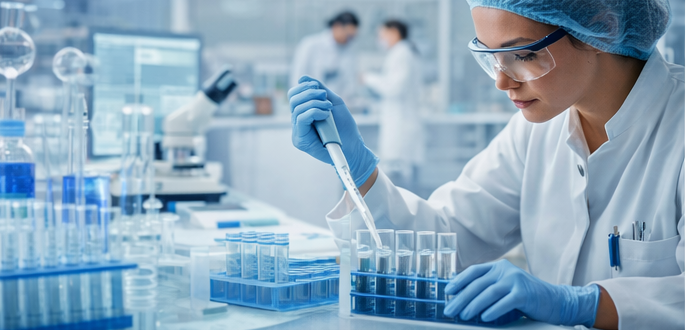
#> input picture CTFs/CTF9/fotos/aetherpharma.png, 700 x 330 px; its folder holds 6 pictures in this run
$ python analyze_stego.py
#> lines starting #> are read from the running program, lines starting #| are printed output that depends on the picture
#> in analyze_image, img is the input picture: PIL image 700x330 RGB; mean R, G, B 141.5, 169.3, 189.7
#| Dimensões: (700, 330)
#| Modo: RGB
#> the loop in analyze_image, `for channel in ['r', 'g', 'b', 'all']:` made 4 passes
#> pass 1, in analyze_image, `lsb = extract_lsb(img, channel)`:
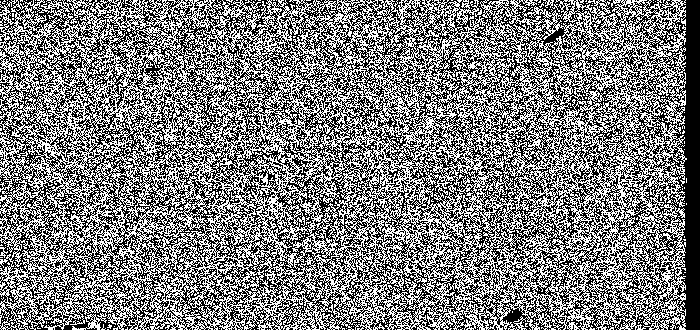
#> lsb: shape (330, 700); values 0 (black) and 1 (white), 49.1% white in thin lines or dots
#> after the loop in analyze_image, `for plane in range(8):`:
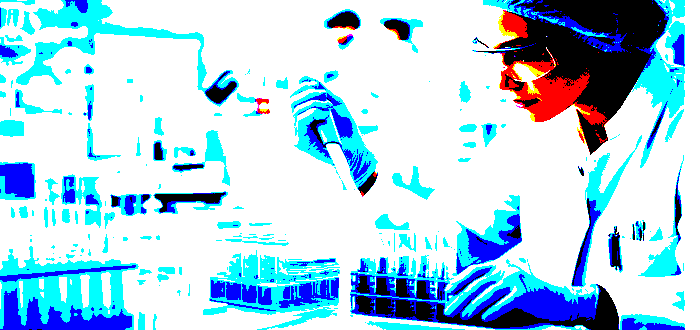
#> bp: shape (330, 700, 3); mean R, G, B 0.679, 0.826, 0.902; drawn with 1 as white
#> call 2 of analyze_image, with filename = 'festas-ano-novo.png'
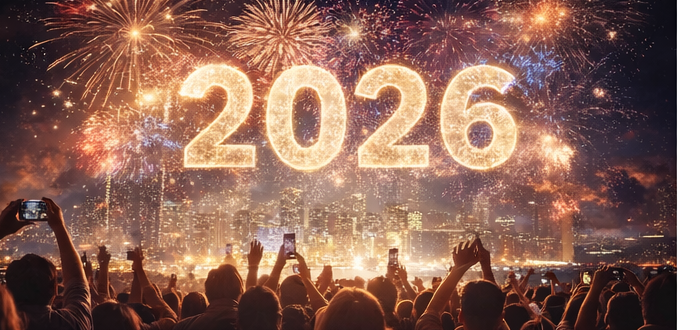
#> input picture CTFs/CTF9/fotos/festas-ano-novo.png, 700 x 330 px
#> in analyze_image, img is the input picture: PIL image 700x330 RGB; mean R, G, B 140.3, 102.4, 89.3
#| Dimensões: (700, 330)
#| Modo: RGB
#> after the loop in analyze_image (call 2), `for channel in ['r', 'g', 'b', 'all']:`:
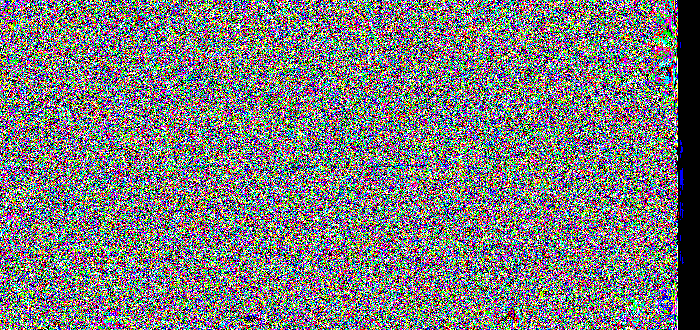
#> lsb: shape (330, 700, 3); mean R, G, B 0.482, 0.485, 0.486; drawn with 1 as white
#> after the loop in analyze_image (call 2), `for plane in range(8):`:
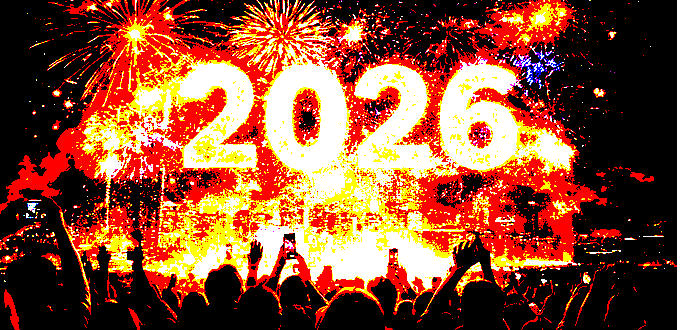
#> bp: shape (330, 700, 3); mean R, G, B 0.562, 0.323, 0.22; drawn with 1 as white
#!/usr/bin/env python3
# -*- coding: utf-8 -*-
"""
Análise Forense Completa de Imagens PNG
CTF - Esteganografia e Dados Ocultos
"""

from PIL import Image
import numpy as np
import binascii
import base64
import re
import sys

def extract_lsb(image, channel='all'):
    """Extrai LSB de uma imagem"""
    img_array = np.array(image)
    if len(img_array.shape) == 2:  # Grayscale
        return img_array & 1
    else:  # RGB/RGBA
        if channel == 'all':
            return img_array[:, :, :3] & 1
        elif channel == 'r':
            return img_array[:, :, 0] & 1
        elif channel == 'g':
            return img_array[:, :, 1] & 1
        elif channel == 'b':
            return img_array[:, :, 2] & 1

def lsb_to_string(lsb_array):
    """Converte array LSB em string"""
    if len(lsb_array.shape) == 3:
        flat = lsb_array.flatten()
    else:
        flat = lsb_array.flatten()

    bits = ''.join([str(b) for b in flat])
    bytes_data = []
    for i in range(0, len(bits), 8):
        if i + 8 <= len(bits):
            byte_val = int(bits[i:i+8], 2)
            bytes_data.append(byte_val)

    try:
        return bytes(bytes_data).decode('utf-8', errors='ignore')
    except:
        return bytes(bytes_data)

def extract_bit_plane(image, plane=0):
    """Extrai um bit plane específico"""
    img_array = np.array(image)
    if len(img_array.shape) == 2:
        return (img_array >> plane) & 1
    else:
        return (img_array[:, :, :3] >> plane) & 1

def xor_images(img1, img2):
    """Faz XOR entre duas imagens"""
    arr1 = np.array(img1.convert('RGB'))
    arr2 = np.array(img2.convert('RGB'))

    if arr1.shape != arr2.shape:
        print(f"AVISO: Imagens têm tamanhos diferentes: {arr1.shape} vs {arr2.shape}")
        min_h = min(arr1.shape[0], arr2.shape[0])
        min_w = min(arr1.shape[1], arr2.shape[1])
        arr1 = arr1[:min_h, :min_w]
        arr2 = arr2[:min_h, :min_w]

    return np.bitwise_xor(arr1, arr2)

def subtract_images(img1, img2):
    """Subtrai img2 de img1"""
    arr1 = np.array(img1.convert('RGB')).astype(np.int16)
    arr2 = np.array(img2.convert('RGB')).astype(np.int16)

    if arr1.shape != arr2.shape:
        min_h = min(arr1.shape[0], arr2.shape[0])
        min_w = min(arr1.shape[1], arr2.shape[1])
        arr1 = arr1[:min_h, :min_w]
        arr2 = arr2[:min_h, :min_w]

    diff = np.abs(arr1 - arr2)
    return np.clip(diff, 0, 255).astype(np.uint8)

def analyze_image(filename):
    """Análise completa de uma imagem"""
    print(f"\n{'='*60}")
    print(f"ANÁLISE: {filename}")
    print(f"{'='*60}")

    try:
        img = Image.open(filename)
        print(f"Dimensões: {img.size}")
        print(f"Modo: {img.mode}")

        # LSB Analysis
        print("\n[LSB Analysis]")
        for channel in ['r', 'g', 'b', 'all']:
            lsb = extract_lsb(img, channel)
            lsb_str = lsb_to_string(lsb)
            if isinstance(lsb_str, bytes):
                lsb_str = lsb_str.decode('utf-8', errors='ignore')

            # Procurar padrões
            if 'solyd' in lsb_str.lower() or 'flag' in lsb_str.lower():
                print(f"  Canal {channel}: ENCONTRADO PADRÃO SUSPEITO!")
                print(f"  Primeiros 500 chars: {lsb_str[:500]}")

            # Procurar base64
            base64_pattern = re.search(r'[A-Za-z0-9+/]{20,}={0,2}', lsb_str)
            if base64_pattern:
                print(f"  Canal {channel}: Possível Base64 encontrado!")
                try:
                    decoded = base64.b64decode(base64_pattern.group())
                    print(f"  Decodificado: {decoded[:100]}")
                except:
                    pass

        # Bit Plane Analysis
        print("\n[Bit Plane Analysis]")
        for plane in range(8):
            bp = extract_bit_plane(img, plane)
            bp_str = lsb_to_string(bp)
            if isinstance(bp_str, bytes):
                bp_str = bp_str.decode('utf-8', errors='ignore')

            if 'solyd' in bp_str.lower() or 'flag' in bp_str.lower():
                print(f"  Plane {plane}: ENCONTRADO PADRÃO SUSPEITO!")
                print(f"  Primeiros 500 chars: {bp_str[:500]}")

        # Canal isolado
        print("\n[Canal Isolado]")
        arr = np.array(img.convert('RGB'))
        for i, channel_name in enumerate(['R', 'G', 'B']):
            channel = arr[:, :, i]
            channel_img = Image.fromarray(channel)
            # Salvar canal isolado
            channel_img.save(f"{filename}_channel_{channel_name.lower()}.png")
            print(f"  Canal {channel_name} salvo em {filename}_channel_{channel_name.lower()}.png")

            # Extrair LSB do canal
            lsb = channel & 1
            lsb_str = lsb_to_string(lsb)
            if isinstance(lsb_str, bytes):
                lsb_str = lsb_str.decode('utf-8', errors='ignore')

            if 'solyd' in lsb_str.lower() or 'flag' in lsb_str.lower():
                print(f"  Canal {channel_name} LSB: ENCONTRADO PADRÃO SUSPEITO!")
                print(f"  Primeiros 500 chars: {lsb_str[:500]}")

    except Exception as e:
        print(f"ERRO ao analisar {filename}: {e}")
        import traceback
        traceback.print_exc()

def compare_images(img1_path, img2_path):
    """Compara duas imagens"""
    print(f"\n{'='*60}")
    print(f"COMPARAÇÃO: {img1_path} vs {img2_path}")
    print(f"{'='*60}")

    try:
        img1 = Image.open(img1_path)
        img2 = Image.open(img2_path)

        # XOR
        print("\n[XOR Analysis]")
        xor_result = xor_images(img1, img2)
        xor_img = Image.fromarray(xor_result)
        xor_img.save("xor_result.png")
        print("  Resultado XOR salvo em xor_result.png")

        # Extrair LSB do resultado XOR
        xor_lsb = extract_lsb(xor_img)
#> in extract_lsb (call 9), `return img_array[:, :, :3] & 1`:
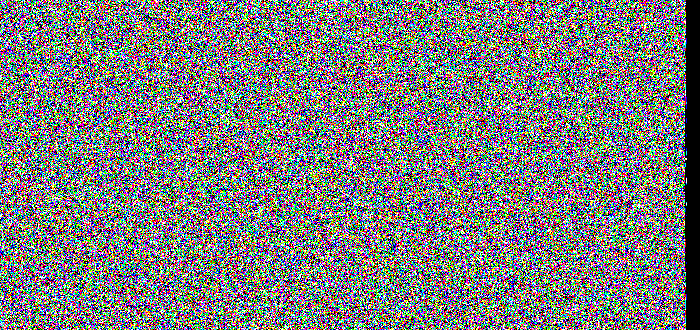
#> returned value: shape (330, 700, 3); mean of channels 0, 1, 2 0.488, 0.49, 0.488; drawn with 1 as white
        xor_lsb_str = lsb_to_string(xor_lsb)
        if isinstance(xor_lsb_str, bytes):
            xor_lsb_str = xor_lsb_str.decode('utf-8', errors='ignore')

        if 'solyd' in xor_lsb_str.lower() or 'flag' in xor_lsb_str.lower():
            print("  XOR LSB: ENCONTRADO PADRÃO SUSPEITO!")
            print(f"  Primeiros 500 chars: {xor_lsb_str[:500]}")

        # Subtração
        print("\n[Subtração Analysis]")
        sub_result = subtract_images(img1, img2)
#> in subtract_images, `diff = np.abs(arr1 - arr2)`:
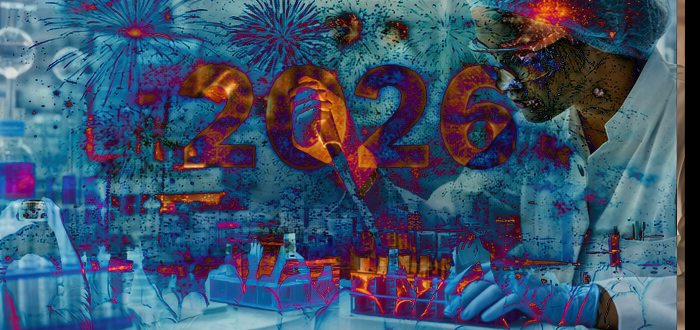
#> diff: shape (330, 700, 3) int16; mean R, G, B 59.7, 81.4, 105.3
        sub_img = Image.fromarray(sub_result)
        sub_img.save("subtraction_result.png")
        print("  Resultado subtração salvo em subtraction_result.png")

        # Extrair LSB do resultado subtração
        sub_lsb = extract_lsb(sub_img)
        sub_lsb_str = lsb_to_string(sub_lsb)
        if isinstance(sub_lsb_str, bytes):
            sub_lsb_str = sub_lsb_str.decode('utf-8', errors='ignore')

        if 'solyd' in sub_lsb_str.lower() or 'flag' in sub_lsb_str.lower():
            print("  Subtração LSB: ENCONTRADO PADRÃO SUSPEITO!")
            print(f"  Primeiros 500 chars: {sub_lsb_str[:500]}")

        # Diferença absoluta
        print("\n[Diferença Absoluta]")
        arr1 = np.array(img1.convert('RGB')).astype(np.int16)
        arr2 = np.array(img2.convert('RGB')).astype(np.int16)

        if arr1.shape == arr2.shape:
            diff = np.abs(arr1 - arr2)
            diff_img = Image.fromarray(np.clip(diff, 0, 255).astype(np.uint8))
            diff_img.save("diff_result.png")
            print("  Diferença absoluta salva em diff_result.png")

            # Verificar se há diferenças significativas
            if np.any(diff > 0):
                print(f"  Diferenças encontradas! Max diff: {np.max(diff)}")
#|   Diferenças encontradas! Max diff: 252
                # Procurar padrões nas diferenças
                diff_lsb = diff & 1
                diff_lsb_str = lsb_to_string(diff_lsb.flatten())
                if isinstance(diff_lsb_str, bytes):
                    diff_lsb_str = diff_lsb_str.decode('utf-8', errors='ignore')

                if 'solyd' in diff_lsb_str.lower() or 'flag' in diff_lsb_str.lower():
                    print("  Diff LSB: ENCONTRADO PADRÃO SUSPEITO!")
                    print(f"  Primeiros 500 chars: {diff_lsb_str[:500]}")

    except Exception as e:
        print(f"ERRO ao comparar imagens: {e}")
        import traceback
        traceback.print_exc()

if __name__ == "__main__":
    img1 = "aetherpharma.png"
    img2 = "festas-ano-novo.png"

    analyze_image(img1)
    analyze_image(img2)
    compare_images(img1, img2)

    print("\n" + "="*60)
    print("ANÁLISE COMPLETA FINALIZADA")
    print("="*60)
